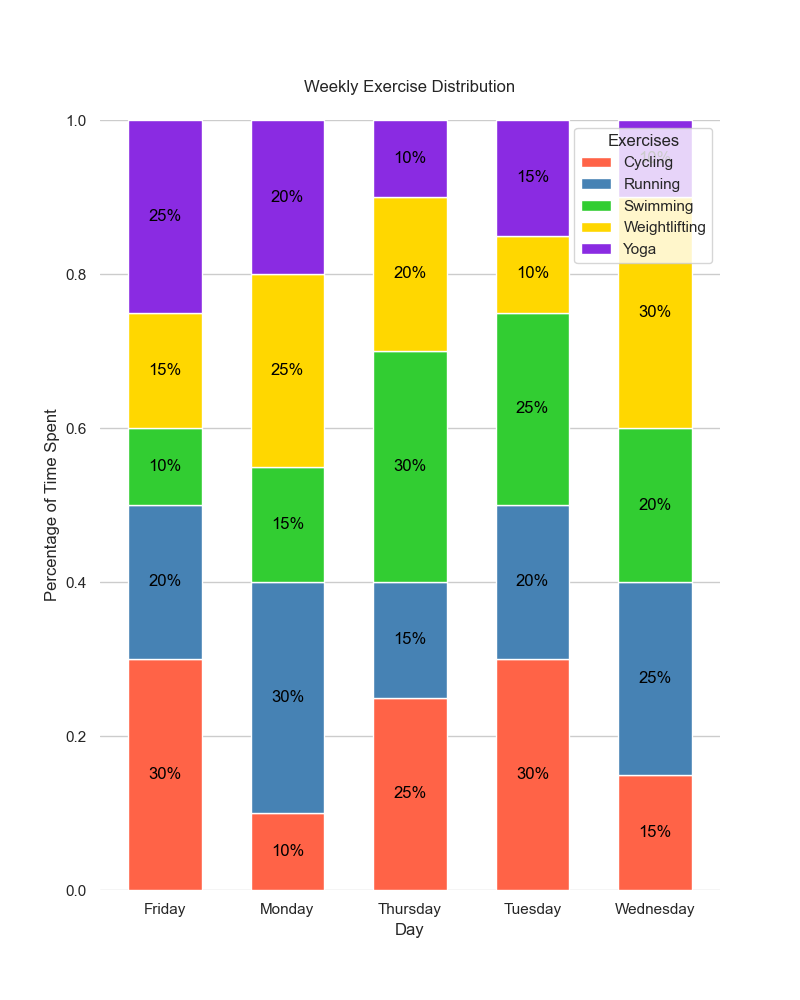

Recreate this plot in Python.

import numpy as np
import pandas as pd
import seaborn as sns
import matplotlib.pyplot as plt

data = {
    "Day": ["Monday"]*5 + ["Tuesday"]*5 + ["Wednesday"]*5 + ["Thursday"]*5 + ["Friday"]*5,
    "Exercise": ["Running", "Swimming", "Cycling", "Weightlifting", "Yoga"]*5,
    "Minutes": [30, 15, 10, 25, 20, 20, 25, 30, 10, 15, 25, 20, 15, 30, 10, 15, 30, 25, 20, 10, 20, 10, 30, 15, 25]
}
df = pd.DataFrame(data)

df_pivot = df.pivot("Day", "Exercise", "Minutes")

df_pivot_normalized = df_pivot.div(df_pivot.sum(axis=1), axis=0)

colors = ["#FF6347", "#4682B4", "#32CD32", "#FFD700", "#8A2BE2"]

f, ax = plt.subplots(figsize=(8, 10))

bar_sections = []
prev_values = np.zeros(len(df_pivot_normalized))

for i, col in enumerate(df_pivot_normalized.columns):
    values = df_pivot_normalized[col]
    bar_section = plt.bar(df_pivot_normalized.index, values, bottom=prev_values, 
                          color=colors[i], edgecolor='white', width=0.6)
    bar_sections.append(bar_section)
    prev_values += values

ax.legend(bar_sections, df_pivot_normalized.columns, loc="upper right", title="Exercises")
ax.set(ylim=(0, 1), xlabel="Day", ylabel="Percentage of Time Spent")

for bar in bar_sections:
    for rect in bar:
        height = rect.get_height()
        x_value = rect.get_x() + rect.get_width() / 2
        label = f"{height:.0%}"
        plt.text(x_value, rect.get_y() + height/2, label, ha='center', va='center', color='black')

plt.title('Weekly Exercise Distribution', pad=20)
sns.despine(left=True, bottom=True)

plt.show()
